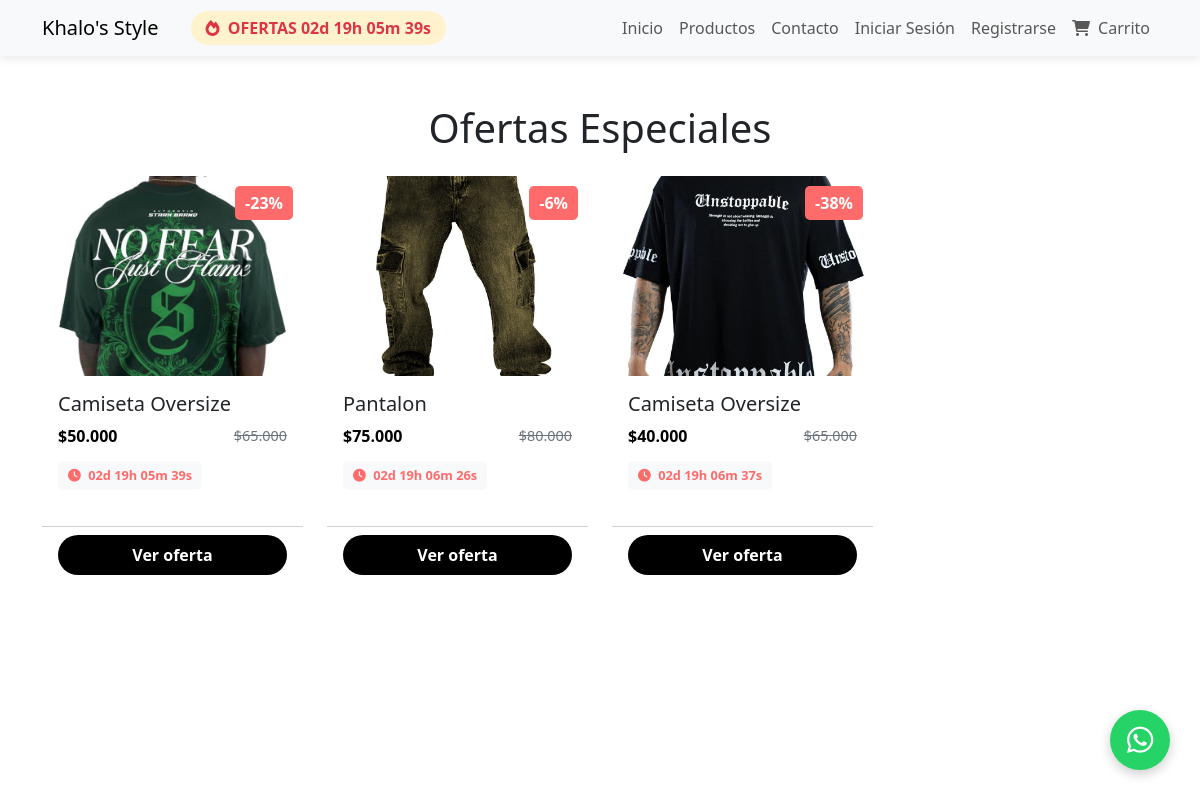
Screenshot of /store/ofertas.php with the database file from the repository.
### tables this page shows
CREATE TABLE `productos` (
  `id` int(11) NOT NULL,
  `nombre` varchar(255) NOT NULL,
  `descripcion` text DEFAULT NULL,
  `precio_normal` decimal(10,2) NOT NULL,
  `precio_descuento` decimal(10,2) DEFAULT NULL,
  `categoria_id` int(11) DEFAULT NULL,
  `imagen` varchar(255) DEFAULT NULL,
  `imagenes_adicionales` varchar(255) DEFAULT NULL,
  `destacado` tinyint(1) DEFAULT 0,
  `stock` int(11) NOT NULL DEFAULT 0,
  `sku` varchar(50) DEFAULT NULL,
  `fecha_creacion` timestamp NOT NULL DEFAULT current_timestamp(),
  `categoria_talla` varchar(20) NOT NULL DEFAULT 'camisa' COMMENT 'Tipo de talla: camisa, pantalon, zapato',
  `descuento_inicio` datetime DEFAULT NULL,
  `descuento_fin` datetime DEFAULT NULL,
  `activo` tinyint(1) DEFAULT 1
);

### store/ofertas.php (the view, shortened to what this page needs)
<?php
require_once 'config.php';
require_once __DIR__ . '/includes/whatsapp-widget.php';
$now = date('Y-m-d H:i:s');
$stmt = $conn->prepare("SELECT p.*, c.nombre as categoria_nombre
                       FROM productos p
                       LEFT JOIN categorias c ON p.categoria_id = c.categoria_id
                       WHERE p.precio_descuento IS NOT NULL
                       AND p.descuento_inicio <= ?
                       AND p.descuento_fin >= ?
                       ORDER BY p.descuento_fin ASC");
$stmt->execute([$now, $now]);
$productos_oferta = $stmt->fetchAll(PDO::FETCH_ASSOC);
?>
<!DOCTYPE html>
<html lang="es">
<head>
    <link href="https://cdn.jsdelivr.net/npm/bootstrap@5.3.0/dist/css/bootstrap.min.css" rel="stylesheet">
    <link rel="stylesheet" href="includes/asesoria.css">
    <link rel="stylesheet" href="https://cdnjs.cloudflare.com/ajax/libs/font-awesome/6.0.0/css/all.min.css">
</head>
<body>
    <?php include 'navbar.php'; ?>
    <div class="container my-5">
        <h1 class="text-center mb-4">Ofertas Especiales</h1>
        <?php if(count($productos_oferta) > 0): ?>
            <div class="row">
                <?php foreach($productos_oferta as $producto): ?>
                    <div class="col-md-4 col-lg-3 mb-4">
                        <div class="product-card card h-100">
                            <div class="product-img-container">
                                <img src="<?php echo PRODUCT_IMAGES_PATH . htmlspecialchars($producto['imagen']); ?>"
                                    class="product-img"
                                    alt="<?php echo htmlspecialchars($producto['nombre']); ?>"
                                    onerror="this.src='<?php echo ASSETS_PATH; ?>img/placeholder.jpg'">
                                <div class="discount-badge">
                                    <?php
                                    $descuento = round((1 - ($producto['precio_descuento'] / $producto['precio_normal'])) * 100);
                                    echo "-$descuento%";
                                    ?>
                                </div>
                            </div>
                            <div class="card-body">
                                <h5 class="card-title"><?php echo htmlspecialchars($producto['nombre']); ?></h5>
                                <div class="d-flex justify-content-between align-items-center mb-2">
                                    <span class="price">$<?php echo number_format($producto['precio_descuento'], 0, ',', '.'); ?></span>
                                    <span class="old-price">$<?php echo number_format($producto['precio_normal'], 0, ',', '.'); ?></span>
                                </div>
                                <div class="countdown-badge" id="countdown-<?php echo $producto['id']; ?>">
                                    <i class="fas fa-clock me-1"></i>
                                    <span class="days">00</span>d
                                    <span class="hours">00</span>h
                                    <span class="minutes">00</span>m
                                    <span class="seconds">00</span>s
                                </div>
                            </div>
                            <div class="card-footer bg-white">
                                <a href="detalles-producto.php?id=<?php echo $producto['id']; ?>" class="btn btn-custom w-100">Ver oferta</a>
                            </div>
                        </div>
                    </div>
                <?php endforeach; ?>
            </div>
        <?php endif; ?>
    </div>
</body>
</html>

### store/ofertas.php (style rules this page uses)
:root { --primary-color: #000000; --secondary-color: #6c757d; --accent-color: #ff6b6b; }
.product-card { border: none; border-radius: 10px; overflow: hidden; transition: transform 0.3s, box-shadow 0.3s; margin-bottom: 20px; height: 100%; }
.product-img-container { height: 200px; width: 100%; position: relative; overflow: hidden; }
.product-img { height: 100%; width: 100%; object-fit: cover; }
.discount-badge { position: absolute; top: 10px; right: 10px; background-color: var(--accent-color); color: white; padding: 5px 10px; border-radius: 5px; font-weight: bold; }
.price { font-weight: 700; color: var(--primary-color); }
.old-price { text-decoration: line-through; color: var(--secondary-color); font-size: 0.9rem; }
.btn-custom { background-color: var(--primary-color); color: white; border-radius: 50px; padding: 8px 20px; font-weight: 600; transition: all 0.3s ease; border: none; }
.countdown-badge { background-color: #f8f9fa; padding: 5px 10px; border-radius: 5px; font-size: 0.8rem; font-weight: bold; color: var(--accent-color); margin-top: 5px; display: inline-block; }

### rows the page displays
productos: imagen (picture), descuento "23", nombre "Camiseta Oversize", precio_descuento "50.000", precio_normal "65.000"
productos: imagen (picture), descuento "6", nombre "Pantalon", precio_descuento "75.000", precio_normal "80.000"
productos: imagen (picture), descuento "38", nombre "Camiseta Oversize", precio_descuento "40.000", precio_normal "65.000"
